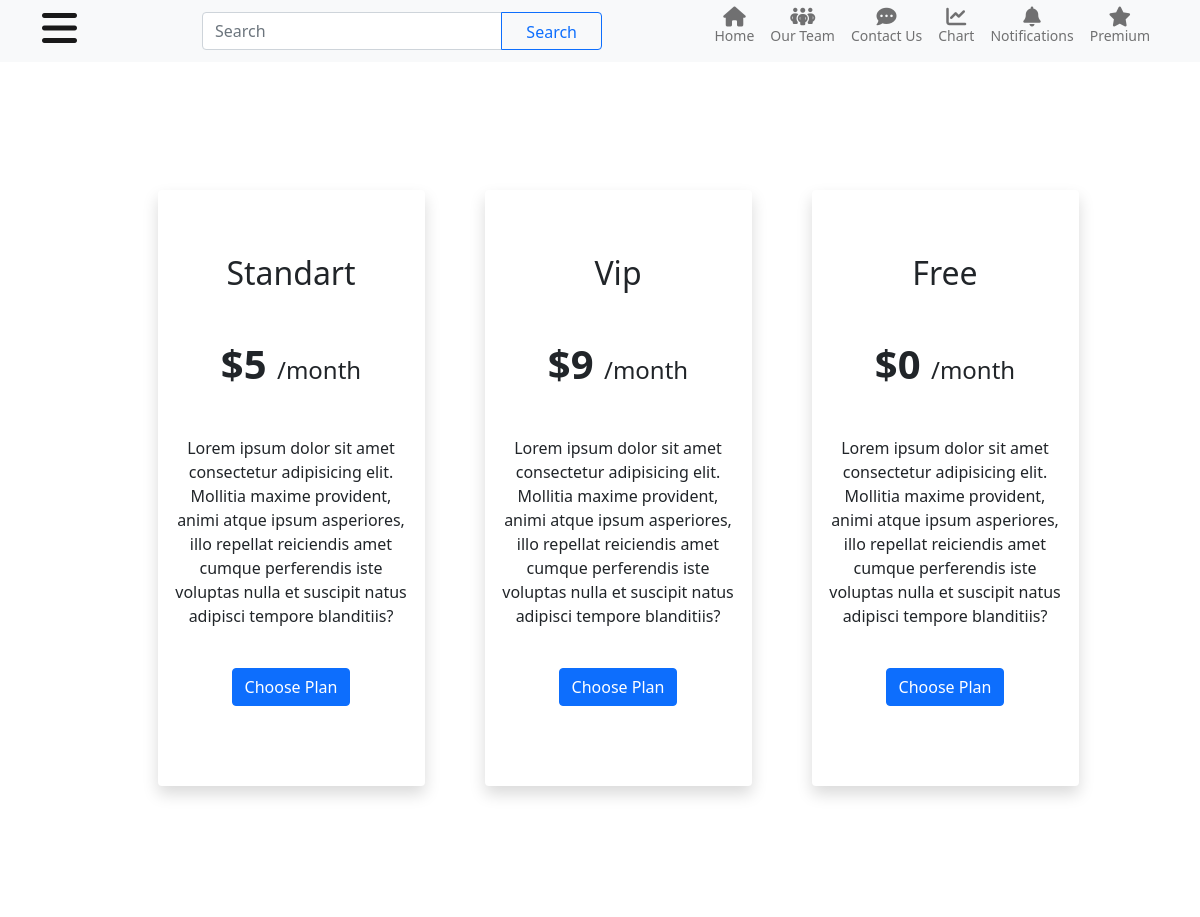
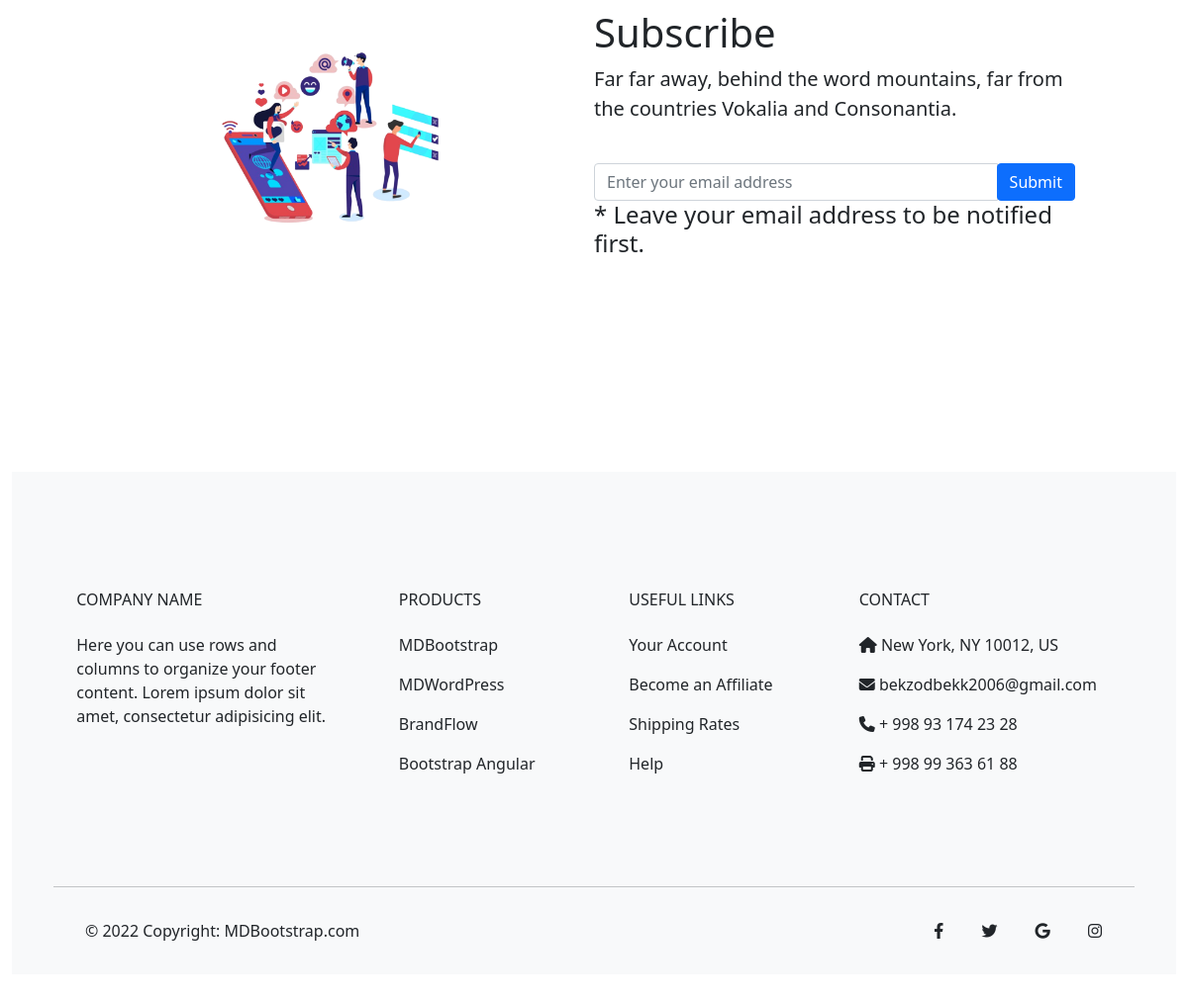
The page /premium/ on the database its author committed (2 pictures, top to bottom).
### website/models.py (models this page shows, shortened)
class Pro(models.Model):
    Name = models.CharField(max_length=20)
    howMuch = models.IntegerField(default=5)
    aboute = models.TextField(max_length=700)

### website/views.py (the view)
# urls.py: path("premium/", premium, name="premium"),
def premium(request):
    fun = Pro.objects.all()
    context = {
        "base":fun
    }
    return render(request, "pro/premium.html", context)

### templates/pro/premium.html (shortened to what this page needs)
{% extends 'home.html' %}
{% block content %}
<section class="fdb-block">
  <div class="container">
    <div class="row mt-5 align-items-center no-gutters container d-flex flex-wrap justify-content-center">
      {% for y in base %}
      <div
        class="col-12 col-sm-10 col-md-8  col-lg-4 text-center mt-4 mt-lg-0 sl-1 pt-0 pt-lg-3 pb-0 pb-lg-3 bg-white fdb-touch rounded shadow w-25 "
        id="card">
        <div class="pb-5 pt-5 pl-4 pr-4">
          <h2 class="font-weight-light">{{ y.Name }}</h2>
          <p class="h1 mt-5 mb-5"><strong>${{ y.howMuch }}</strong> <span class="h4">/month</span></p>
          <p>{{ y.aboute }}</p>
          <p class="text-center pt-4"><a href="{% url 'app:home' %}" class="btn btn-primary btn-shadow">Choose Plan</a>
          </p>
        </div>
      </div>
      {% endfor %}
      {% include 'pro/subscribe.html' %}
    </div>
  </div>
</section>
{% endblock content %}

### static/css/style.css (style rules this page uses)
* { margin: 0; padding: 0; box-sizing: border-box; }
body { font-family: sans-serif; }
#card { margin-left: 60px; margin-bottom: 60px; }

### rows shown on the page
Pro: Name "Standart", howMuch "5", aboute "Lorem ipsum dolor sit amet consectetur adipisicing elit. Mollitia maxime provident, animi atque ipsum asperiores, illo repellat reiciendis amet cumque perferendis iste voluptas nulla et suscipit natus adipisci tempore blanditiis?"
Pro: Name "Vip", howMuch "9", aboute "Lorem ipsum dolor sit amet consectetur adipisicing elit. Mollitia maxime provident, animi atque ipsum asperiores, illo repellat reiciendis amet cumque perferendis iste voluptas nulla et suscipit natus adipisci tempore blanditiis?"
Pro: Name "Free", howMuch "0", aboute "Lorem ipsum dolor sit amet consectetur adipisicing elit. Mollitia maxime provident, animi atque ipsum asperiores, illo repellat reiciendis amet cumque perferendis iste voluptas nulla et suscipit natus adipisci tempore blanditiis?"
